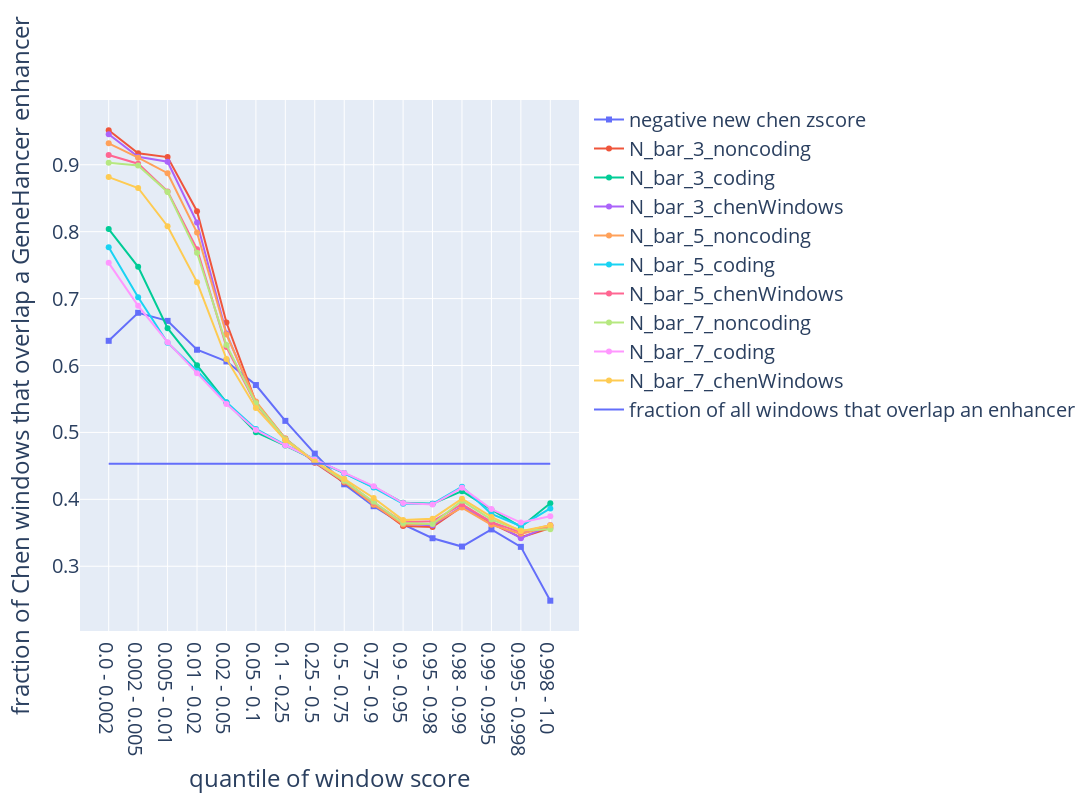

Source (notebook cell):
### Code cell
plot_enhancerFraction_vs_quantile(chen_mchale_zscores_features_coding)

### Figure 1 — Plotly figure (JSON) as saved in the notebook; plotly's stock layout.template omitted (floating-point values rounded to 4 significant figures)
{"data": [{"hovertemplate": "%{text}", "marker": {"symbol": "square"}, "mode": "lines+markers", "name": "negative new chen zscore", "text": ["negative new chen zscore mean: -8.17952157904678<br>negative new chen zscore std: 0.6483161325831029<br>number of windows: 515<br>", "negative new chen zscore mean: -6.878435798697642<br>negative new chen zscore std: 0.2520657150333085<br>number of windows: 772<br>", "negative new chen zscore mean: -6.145919358548195<br>negative new chen zscore std: 0.18626245455061385<br>number of windows: 1287<br>", "negative new chen zscore mean: -5.447062850502007<br>negative new chen zscore std: 0.20624886457571462<br>number of windows: 2574<br>", "negative new chen zscore mean: -4.569428727019669<br>negative new chen zscore std: 0.27558891195339186<br>number of windows: 7722<br>", "negative new chen zscore mean: -3.729791853696774<br>negative new chen zscore std: 0.21972680973064762<br>number of windows: 12870<br>", "negative new chen zscore mean: -2.7587403592188866<br>negative new chen zscore std: 0.31523260627787264<br>number of windows: 38608<br>", "negative new chen zscore mean: -1.681851222350803<br>negative new chen zscore std: 0.32385894814754207<br>number of windows: 64348<br>", "negative new chen zscore mean: -0.5923147944839052<br>negative new chen zscore std: 0.3287316864501504<br>number of windows: 64347<br>", "negative new chen zscore mean: 0.527360309977656<br>negative new chen zscore std: 0.3315674393067713<br>number of windows: 38609<br>", "negative new chen zscore mean: 1.5560545113366875<br>negative new chen zscore std: 0.2354596702646639<br>number of windows: 12869<br>", "negative new chen zscore mean: 2.4911753980743936<br>negative new chen zscore std: 0.3206223587866304<br>number of windows: 7722<br>", "negative new chen zscore mean: 3.5493823036797885<br>negative new chen zscore std: 0.270487134606143<br>number of windows: 2574<br>", "negative new chen zscore mean: 4.536844717396067<br>negative new chen zscore std: 0.28924456739496696<br>number of windows: 1287<br>", "negative new chen zscore mean: 5.707570335062137<br>negative new chen zscore std: 0.4099007915512853<br>number of windows: 772<br>", "negative new chen zscore mean: 7.744461862050895<br>negative new chen zscore std: 0.922058069270032<br>number of windows: 515<br>"], "type": "scatter", "x": ["0.0 - 0.002", "0.002 - 0.005", "0.005 - 0.01", "0.01 - 0.02", "0.02 - 0.05", "0.05 - 0.1", "0.1 - 0.25", "0.25 - 0.5", "0.5 - 0.75", "0.75 - 0.9", "0.9 - 0.95", "0.95 - 0.98", "0.98 - 0.99", "0.99 - 0.995", "0.995 - 0.998", "0.998 - 1.0"], "y": [0.6369, 0.6788, 0.6667, 0.6235, 0.6061, 0.5708, 0.5173, 0.4683, 0.4225, 0.3898, 0.3627, 0.3419, 0.3294, 0.3551, 0.329, 0.2485]}, {"hovertemplate": "%{text}", "marker": {"symbol": "circle"}, "mode": "lines+markers", "name": "N_bar_3_noncoding", "text": ["N_bar_3_noncoding mean: -10.782727211581848<br>N_bar_3_noncoding std: 1.2273773524080802<br>number of windows: 515<br>", "N_bar_3_noncoding mean: -8.664532333002722<br>N_bar_3_noncoding std: 0.4097517920184334<br>number of windows: 772<br>", "N_bar_3_noncoding mean: -7.386471749372955<br>N_bar_3_noncoding std: 0.3329990611168054<br>number of windows: 1287<br>", "N_bar_3_noncoding mean: -6.210658907282423<br>N_bar_3_noncoding std: 0.3289254574555234<br>number of windows: 2574<br>", "N_bar_3_noncoding mean: -4.9424404516493805<br>N_bar_3_noncoding std: 0.3513968762460521<br>number of windows: 7722<br>", "N_bar_3_noncoding mean: -4.020416570382058<br>N_bar_3_noncoding std: 0.2135467587637075<br>number of windows: 12870<br>", "N_bar_3_noncoding mean: -3.116131028487235<br>N_bar_3_noncoding std: 0.28998390137443025<br>number of windows: 38608<br>", "N_bar_3_noncoding mean: -2.0927125844288987<br>N_bar_3_noncoding std: 0.31535759891214776<br>number of windows: 64348<br>", "N_bar_3_noncoding mean: -0.9893267451795148<br>N_bar_3_noncoding std: 0.34876309834900865<br>number of windows: 64347<br>", "N_bar_3_noncoding mean: 0.2647553984688377<br>N_bar_3_noncoding std: 0.3995955236694526<br>number of windows: 38609<br>", "N_bar_3_noncoding mean: 1.5985978395996712<br>N_bar_3_noncoding std: 0.3364374710217224<br>number of windows: 12869<br>", "N_bar_3_noncoding mean: 3.057091309086521<br>N_bar_3_noncoding std: 0.5443643092417353<br>number of windows: 7722<br>", "N_bar_3_noncoding mean: 4.885571836271373<br>N_bar_3_noncoding std: 0.44792628436227827<br>number of windows: 2574<br>", "N_bar_3_noncoding mean: 6.468503470417646<br>N_bar_3_noncoding std: 0.45857828463180583<br>number of windows: 1287<br>", "N_bar_3_noncoding mean: 8.30212176199289<br>N_bar_3_noncoding std: 0.6021942515937238<br>number of windows: 772<br>", "N_bar_3_noncoding mean: 12.09297069851477<br>N_bar_3_noncoding std: 2.947203164280439<br>number of windows: 515<br>"], "type": "scatter", "x": ["0.0 - 0.002", "0.002 - 0.005", "0.005 - 0.01", "0.01 - 0.02", "0.02 - 0.05", "0.05 - 0.1", "0.1 - 0.25", "0.25 - 0.5", "0.5 - 0.75", "0.75 - 0.9", "0.9 - 0.95", "0.95 - 0.98", "0.98 - 0.99", "0.99 - 0.995", "0.995 - 0.998", "0.998 - 1.0"], "y": [0.9515, 0.9171, 0.9114, 0.8306, 0.6642, 0.5449, 0.4908, 0.4547, 0.4251, 0.3922, 0.3602, 0.3587, 0.3889, 0.3636, 0.3433, 0.3573]}, {"hovertemplate": "%{text}", "marker": {"symbol": "circle"}, "mode": "lines+markers", "name": "N_bar_3_coding", "text": ["N_bar_3_coding mean: -6.162495067174468<br>N_bar_3_coding std: 0.9048620364250738<br>number of windows: 515<br>", "N_bar_3_coding mean: -4.697773769183665<br>N_bar_3_coding std: 0.2509437564448095<br>number of windows: 772<br>", "N_bar_3_coding mean: -4.001668100716336<br>N_bar_3_coding std: 0.1734241410500823<br>number of windows: 1287<br>", "N_bar_3_coding mean: -3.435528437605088<br>N_bar_3_coding std: 0.15891127433318744<br>number of windows: 2574<br>", "N_bar_3_coding mean: -2.774034073747666<br>N_bar_3_coding std: 0.20489540518302155<br>number of windows: 7722<br>", "N_bar_3_coding mean: -2.150613811021423<br>N_bar_3_coding std: 0.1634318210307409<br>number of windows: 12870<br>", "N_bar_3_coding mean: -1.3699281571853463<br>N_bar_3_coding std: 0.2708010902617463<br>number of windows: 38608<br>", "N_bar_3_coding mean: -0.37728118111728765<br>N_bar_3_coding std: 0.3131789946390846<br>number of windows: 64348<br>", "N_bar_3_coding mean: 0.7390493342790814<br>N_bar_3_coding std: 0.35744110610091695<br>number of windows: 64347<br>", "N_bar_3_coding mean: 2.0357594821631597<br>N_bar_3_coding std: 0.4159268809217142<br>number of windows: 38609<br>", "N_bar_3_coding mean: 3.4299743004785515<br>N_bar_3_coding std: 0.3549914180314533<br>number of windows: 12869<br>", "N_bar_3_coding mean: 4.980489846581225<br>N_bar_3_coding std: 0.5786469735644165<br>number of windows: 7722<br>", "N_bar_3_coding mean: 6.907329886373012<br>N_bar_3_coding std: 0.47174397056631395<br>number of windows: 2574<br>", "N_bar_3_coding mean: 8.545804206346503<br>N_bar_3_coding std: 0.48138576007018974<br>number of windows: 1287<br>", "N_bar_3_coding mean: 10.446232767979453<br>N_bar_3_coding std: 0.6178461628317233<br>number of windows: 772<br>", "N_bar_3_coding mean: 14.4264215707709<br>N_bar_3_coding std: 3.0420614352868993<br>number of windows: 515<br>"], "type": "scatter", "x": ["0.0 - 0.002", "0.002 - 0.005", "0.005 - 0.01", "0.01 - 0.02", "0.02 - 0.05", "0.05 - 0.1", "0.1 - 0.25", "0.25 - 0.5", "0.5 - 0.75", "0.75 - 0.9", "0.9 - 0.95", "0.95 - 0.98", "0.98 - 0.99", "0.99 - 0.995", "0.995 - 0.998", "0.998 - 1.0"], "y": [0.8039, 0.7474, 0.6558, 0.6002, 0.5448, 0.5004, 0.4803, 0.4589, 0.4393, 0.4185, 0.3948, 0.3933, 0.4122, 0.3846, 0.3588, 0.3942]}, {"hovertemplate": "%{text}", "marker": {"symbol": "circle"}, "mode": "lines+markers", "name": "N_bar_3_chenWindows", "text": ["N_bar_3_chenWindows mean: -10.182444136977315<br>N_bar_3_chenWindows std: 1.1928495294031904<br>number of windows: 515<br>", "N_bar_3_chenWindows mean: -8.13329990331052<br>N_bar_3_chenWindows std: 0.39882581243930854<br>number of windows: 772<br>", "N_bar_3_chenWindows mean: -6.9078257889474255<br>N_bar_3_chenWindows std: 0.31829974129067556<br>number of windows: 1287<br>", "N_bar_3_chenWindows mean: -5.794861679369866<br>N_bar_3_chenWindows std: 0.3078053386381032<br>number of windows: 2574<br>", "N_bar_3_chenWindows mean: -4.611213293627808<br>N_bar_3_chenWindows std: 0.3308047473540526<br>number of windows: 7722<br>", "N_bar_3_chenWindows mean: -3.7296967466116784<br>N_bar_3_chenWindows std: 0.20744272992851076<br>number of windows: 12870<br>", "N_bar_3_chenWindows mean: -2.8357805540095584<br>N_bar_3_chenWindows std: 0.2891628268133995<br>number of windows: 38608<br>", "N_bar_3_chenWindows mean: -1.8115287428640976<br>N_bar_3_chenWindows std: 0.3163310568711153<br>number of windows: 64348<br>", "N_bar_3_chenWindows mean: -0.7023600628079493<br>N_bar_3_chenWindows std: 0.3511361601948875<br>number of windows: 64347<br>", "N_bar_3_chenWindows mean: 0.5609485920847755<br>N_bar_3_chenWindows std: 0.40302806122252677<br>number of windows: 38609<br>", "N_bar_3_chenWindows mean: 1.907054869249215<br>N_bar_3_chenWindows std: 0.34017925231696766<br>number of windows: 12869<br>", "N_bar_3_chenWindows mean: 3.3809628514550023<br>N_bar_3_chenWindows std: 0.5502453438366978<br>number of windows: 7722<br>", "N_bar_3_chenWindows mean: 5.229453183541442<br>N_bar_3_chenWindows std: 0.4525292301809072<br>number of windows: 2574<br>", "N_bar_3_chenWindows mean: 6.824642864063901<br>N_bar_3_chenWindows std: 0.46386858814973314<br>number of windows: 1287<br>", "N_bar_3_chenWindows mean: 8.675217926830431<br>N_bar_3_chenWindows std: 0.6074010102937609<br>number of windows: 772<br>", "N_bar_3_chenWindows mean: 12.502093868727371<br>N_bar_3_chenWindows std: 2.970981998975809<br>number of windows: 515<br>"], "type": "scatter", "x": ["0.0 - 0.002", "0.002 - 0.005", "0.005 - 0.01", "0.01 - 0.02", "0.02 - 0.05", "0.05 - 0.1", "0.1 - 0.25", "0.25 - 0.5", "0.5 - 0.75", "0.75 - 0.9", "0.9 - 0.95", "0.95 - 0.98", "0.98 - 0.99", "0.99 - 0.995", "0.995 - 0.998", "0.998 - 1.0"], "y": [0.9456, 0.9119, 0.9044, 0.8135, 0.6479, 0.5428, 0.4891, 0.4556, 0.4267, 0.3935, 0.3632, 0.3614, 0.3893, 0.3667, 0.342, 0.3612]}, {"hovertemplate": "%{text}", "marker": {"symbol": "circle"}, "mode": "lines+markers", "name": "N_bar_5_noncoding", "text": ["N_bar_5_noncoding mean: -10.158953632063994<br>N_bar_5_noncoding std: 1.1421502164852146<br>number of windows: 515<br>", "N_bar_5_noncoding mean: -8.19309609216851<br>N_bar_5_noncoding std: 0.37858258527298566<br>number of windows: 772<br>", "N_bar_5_noncoding mean: -7.028249921585069<br>N_bar_5_noncoding std: 0.2943463853444045<br>number of windows: 1287<br>", "N_bar_5_noncoding mean: -5.978591182288874<br>N_bar_5_noncoding std: 0.28957588288540936<br>number of windows: 2574<br>", "N_bar_5_noncoding mean: -4.851523461731847<br>N_bar_5_noncoding std: 0.3174827385546115<br>number of windows: 7722<br>", "N_bar_5_noncoding mean: -3.9883616181706336<br>N_bar_5_noncoding std: 0.20572121311755484<br>number of windows: 12870<br>", "N_bar_5_noncoding mean: -3.1012315085859545<br>N_bar_5_noncoding std: 0.28790113272719325<br>number of windows: 38608<br>", "N_bar_5_noncoding mean: -2.0805599339652887<br>N_bar_5_noncoding std: 0.3149989008491287<br>number of windows: 64348<br>", "N_bar_5_noncoding mean: -0.9773088972138744<br>N_bar_5_noncoding std: 0.3493549270605723<br>number of windows: 64347<br>", "N_bar_5_noncoding mean: 0.27845240218662254<br>N_bar_5_noncoding std: 0.4006710411348104<br>number of windows: 38609<br>", "N_bar_5_noncoding mean: 1.6186845480942822<br>N_bar_5_noncoding std: 0.34008484190056315<br>number of windows: 12869<br>", "N_bar_5_noncoding mean: 3.085734743910857<br>N_bar_5_noncoding std: 0.5497186949394041<br>number of windows: 7722<br>", "N_bar_5_noncoding mean: 4.931291175159906<br>N_bar_5_noncoding std: 0.4515741272396945<br>number of windows: 2574<br>", "N_bar_5_noncoding mean: 6.518551529901996<br>N_bar_5_noncoding std: 0.4634188150132037<br>number of windows: 1287<br>", "N_bar_5_noncoding mean: 8.364449963042055<br>N_bar_5_noncoding std: 0.5997815502396247<br>number of windows: 772<br>", "N_bar_5_noncoding mean: 12.179468277179993<br>N_bar_5_noncoding std: 2.961198084594382<br>number of windows: 515<br>"], "type": "scatter", "x": ["0.0 - 0.002", "0.002 - 0.005", "0.005 - 0.01", "0.01 - 0.02", "0.02 - 0.05", "0.05 - 0.1", "0.1 - 0.25", "0.25 - 0.5", "0.5 - 0.75", "0.75 - 0.9", "0.9 - 0.95", "0.95 - 0.98", "0.98 - 0.99", "0.99 - 0.995", "0.995 - 0.998", "0.998 - 1.0"], "y": [0.932, 0.9106, 0.8873, 0.7988, 0.6463, 0.5464, 0.4906, 0.4564, 0.4265, 0.3918, 0.3625, 0.3634, 0.3877, 0.3621, 0.3484, 0.3592]}, {"hovertemplate": "%{text}", "marker": {"symbol": "circle"}, "mode": "lines+markers", "name": "N_bar_5_coding", "text": ["N_bar_5_coding mean: -5.983479714528993<br>N_bar_5_coding std: 0.8537046941336891<br>number of windows: 515<br>", "N_bar_5_coding mean: -4.60332151521448<br>N_bar_5_coding std: 0.23336688001804518<br>number of windows: 772<br>", "N_bar_5_coding mean: -3.9749388525786014<br>N_bar_5_coding std: 0.15524770217387845<br>number of windows: 1287<br>", "N_bar_5_coding mean: -3.4412789672997084<br>N_bar_5_coding std: 0.15390408965152347<br>number of windows: 2574<br>", "N_bar_5_coding mean: -2.798631230929768<br>N_bar_5_coding std: 0.20090233044124936<br>number of windows: 7722<br>", "N_bar_5_coding mean: -2.1812996442072694<br>N_bar_5_coding std: 0.16261645842096464<br>number of windows: 12870<br>", "N_bar_5_coding mean: -1.4026303776484432<br>N_bar_5_coding std: 0.27032142915248786<br>number of windows: 38608<br>", "N_bar_5_coding mean: -0.40684101867511935<br>N_bar_5_coding std: 0.31345597937025743<br>number of windows: 64348<br>", "N_bar_5_coding mean: 0.7130826980047126<br>N_bar_5_coding std: 0.3589890715378258<br>number of windows: 64347<br>", "N_bar_5_coding mean: 2.0153241778522615<br>N_bar_5_coding std: 0.41752353027390965<br>number of windows: 38609<br>", "N_bar_5_coding mean: 3.4162513067390874<br>N_bar_5_coding std: 0.35661844365992407<br>number of windows: 12869<br>", "N_bar_5_coding mean: 4.971796094209052<br>N_bar_5_coding std: 0.5801358650055585<br>number of windows: 7722<br>", "N_bar_5_coding mean: 6.906409560238934<br>N_bar_5_coding std: 0.47098185214165866<br>number of windows: 2574<br>", "N_bar_5_coding mean: 8.54065557939341<br>N_bar_5_coding std: 0.48300981667062864<br>number of windows: 1287<br>", "N_bar_5_coding mean: 10.453570939244027<br>N_bar_5_coding std: 0.6161931660596006<br>number of windows: 772<br>", "N_bar_5_coding mean: 14.434515918446207<br>N_bar_5_coding std: 3.0605120540269355<br>number of windows: 515<br>"], "type": "scatter", "x": ["0.0 - 0.002", "0.002 - 0.005", "0.005 - 0.01", "0.01 - 0.02", "0.02 - 0.05", "0.05 - 0.1", "0.1 - 0.25", "0.25 - 0.5", "0.5 - 0.75", "0.75 - 0.9", "0.9 - 0.95", "0.95 - 0.98", "0.98 - 0.99", "0.99 - 0.995", "0.995 - 0.998", "0.998 - 1.0"], "y": [0.7767, 0.7021, 0.634, 0.5921, 0.5452, 0.5052, 0.4815, 0.4603, 0.4384, 0.4176, 0.3933, 0.3934, 0.4188, 0.3784, 0.3601, 0.3864]}, {"hovertemplate": "%{text}", "marker": {"symbol": "circle"}, "mode": "lines+markers", "name": "N_bar_5_chenWindows", "text": ["N_bar_5_chenWindows mean: -9.415434297239733<br>N_bar_5_chenWindows std: 1.086667968123095<br>number of windows: 515<br>", "N_bar_5_chenWindows mean: -7.539842524582868<br>N_bar_5_chenWindows std: 0.3559135546667344<br>number of windows: 772<br>", "N_bar_5_chenWindows mean: -6.46034524476491<br>N_bar_5_chenWindows std: 0.27215350707662644<br>number of windows: 1287<br>", "N_bar_5_chenWindows mean: -5.509886086874022<br>N_bar_5_chenWindows std: 0.26138158851483456<br>number of windows: 2574<br>", "N_bar_5_chenWindows mean: -4.491423850383707<br>N_bar_5_chenWindows std: 0.2893921487772415<br>number of windows: 7722<br>", "N_bar_5_chenWindows mean: -3.6801140261151515<br>N_bar_5_chenWindows std: 0.198320604193213<br>number of windows: 12870<br>", "N_bar_5_chenWindows mean: -2.8118964947947176<br>N_bar_5_chenWindows std: 0.28589860583027515<br>number of windows: 38608<br>", "N_bar_5_chenWindows mean: -1.7922977169863807<br>N_bar_5_chenWindows std: 0.3152827038733893<br>number of windows: 64348<br>", "N_bar_5_chenWindows mean: -0.6839231552191698<br>N_bar_5_chenWindows std: 0.3519900178710036<br>number of windows: 64347<br>", "N_bar_5_chenWindows mean: 0.5817521013205841<br>N_bar_5_chenWindows std: 0.40425022164322744<br>number of windows: 38609<br>", "N_bar_5_chenWindows mean: 1.9350487417717301<br>N_bar_5_chenWindows std: 0.34422926961411926<br>number of windows: 12869<br>", "N_bar_5_chenWindows mean: 3.4204745132297143<br>N_bar_5_chenWindows std: 0.5562624851934467<br>number of windows: 7722<br>", "N_bar_5_chenWindows mean: 5.285767056873223<br>N_bar_5_chenWindows std: 0.456614482890989<br>number of windows: 2574<br>", "N_bar_5_chenWindows mean: 6.886271942244316<br>N_bar_5_chenWindows std: 0.467650857323251<br>number of windows: 1287<br>", "N_bar_5_chenWindows mean: 8.750732935636718<br>N_bar_5_chenWindows std: 0.6052780778293912<br>number of windows: 772<br>", "N_bar_5_chenWindows mean: 12.604515128818756<br>N_bar_5_chenWindows std: 2.9869553510964004<br>number of windows: 515<br>"], "type": "scatter", "x": ["0.0 - 0.002", "0.002 - 0.005", "0.005 - 0.01", "0.01 - 0.02", "0.02 - 0.05", "0.05 - 0.1", "0.1 - 0.25", "0.25 - 0.5", "0.5 - 0.75", "0.75 - 0.9", "0.9 - 0.95", "0.95 - 0.98", "0.98 - 0.99", "0.99 - 0.995", "0.995 - 0.998", "0.998 - 1.0"], "y": [0.9146, 0.9016, 0.8601, 0.7739, 0.6276, 0.5423, 0.4896, 0.4565, 0.4283, 0.3953, 0.3656, 0.3673, 0.3928, 0.366, 0.351, 0.3612]}, {"hovertemplate": "%{text}", "marker": {"symbol": "circle"}, "mode": "lines+markers", "name": "N_bar_7_noncoding", "text": ["N_bar_7_noncoding mean: -9.42719622657104<br>N_bar_7_noncoding std: 1.0175930702919642<br>number of windows: 515<br>", "N_bar_7_noncoding mean: -7.674793983887003<br>N_bar_7_noncoding std: 0.3346015066914321<br>number of windows: 772<br>", "N_bar_7_noncoding mean: -6.662821281243902<br>N_bar_7_noncoding std: 0.2629978606065316<br>number of windows: 1287<br>", "N_bar_7_noncoding mean: -5.7506604150263145<br>N_bar_7_noncoding std: 0.2562069288323845<br>number of windows: 2574<br>", "N_bar_7_noncoding mean: -4.748964266820189<br>N_bar_7_noncoding std: 0.2854964504365057<br>number of windows: 7722<br>", "N_bar_7_noncoding mean: -3.939682782590856<br>N_bar_7_noncoding std: 0.19824928954234633<br>number of windows: 12870<br>", "N_bar_7_noncoding mean: -3.074564572711923<br>N_bar_7_noncoding std: 0.2840855721621246<br>number of windows: 38608<br>", "N_bar_7_noncoding mean: -2.062826062384957<br>N_bar_7_noncoding std: 0.31277420437878894<br>number of windows: 64348<br>", "N_bar_7_noncoding mean: -0.9652237903724656<br>N_bar_7_noncoding std: 0.3487313658786435<br>number of windows: 64347<br>", "N_bar_7_noncoding mean: 0.28762358081855827<br>N_bar_7_noncoding std: 0.4008336549142379<br>number of windows: 38609<br>", "N_bar_7_noncoding mean: 1.6284676358687689<br>N_bar_7_noncoding std: 0.3404161739952035<br>number of windows: 12869<br>", "N_bar_7_noncoding mean: 3.101616669181953<br>N_bar_7_noncoding std: 0.5528280297365442<br>number of windows: 7722<br>", "N_bar_7_noncoding mean: 4.955926582678483<br>N_bar_7_noncoding std: 0.45519219606498806<br>number of windows: 2574<br>", "N_bar_7_noncoding mean: 6.544547735058691<br>N_bar_7_noncoding std: 0.46303712352826676<br>number of windows: 1287<br>", "N_bar_7_noncoding mean: 8.392945090892873<br>N_bar_7_noncoding std: 0.6033177498823474<br>number of windows: 772<br>", "N_bar_7_noncoding mean: 12.213400898698396<br>N_bar_7_noncoding std: 2.959535197604476<br>number of windows: 515<br>"], "type": "scatter", "x": ["0.0 - 0.002", "0.002 - 0.005", "0.005 - 0.01", "0.01 - 0.02", "0.02 - 0.05", "0.05 - 0.1", "0.1 - 0.25", "0.25 - 0.5", "0.5 - 0.75", "0.75 - 0.9", "0.9 - 0.95", "0.95 - 0.98", "0.98 - 0.99", "0.99 - 0.995", "0.995 - 0.998", "0.998 - 1.0"], "y": [0.9029, 0.899, 0.8594, 0.7685, 0.6308, 0.5434, 0.4899, 0.4567, 0.4276, 0.3963, 0.3645, 0.363, 0.3978, 0.3699, 0.3536, 0.3553]}, {"hovertemplate": "%{text}", "marker": {"symbol": "circle"}, "mode": "lines+markers", "name": "N_bar_7_coding", "text": ["N_bar_7_coding mean: -5.903776912383233<br>N_bar_7_coding std: 0.8298969356953129<br>number of windows: 515<br>", "N_bar_7_coding mean: -4.570982442067003<br>N_bar_7_coding std: 0.2248156747702309<br>number of windows: 772<br>", "N_bar_7_coding mean: -3.962209622441831<br>N_bar_7_coding std: 0.15005140948736195<br>number of windows: 1287<br>", "N_bar_7_coding mean: -3.4445056537211585<br>N_bar_7_coding std: 0.1513042730011702<br>number of windows: 2574<br>", "N_bar_7_coding mean: -2.8071108013779296<br>N_bar_7_coding std: 0.1979283882597836<br>number of windows: 7722<br>", "N_bar_7_coding mean: -2.191223034502634<br>N_bar_7_coding std: 0.16214845451585258<br>number of windows: 12870<br>", "N_bar_7_coding mean: -1.414544709902013<br>N_bar_7_coding std: 0.26900624410145785<br>number of windows: 38608<br>", "N_bar_7_coding mean: -0.42006313110412585<br>N_bar_7_coding std: 0.31266142919100565<br>number of windows: 64348<br>", "N_bar_7_coding mean: 0.6987203801132104<br>N_bar_7_coding std: 0.35847775140470856<br>number of windows: 64347<br>", "N_bar_7_coding mean: 1.9999390001515844<br>N_bar_7_coding std: 0.41800776256483746<br>number of windows: 38609<br>", "N_bar_7_coding mean: 3.4023277307579964<br>N_bar_7_coding std: 0.3556049533539526<br>number of windows: 12869<br>", "N_bar_7_coding mean: 4.959540495707855<br>N_bar_7_coding std: 0.5815637052871544<br>number of windows: 7722<br>", "N_bar_7_coding mean: 6.904363473881487<br>N_bar_7_coding std: 0.4714503383958596<br>number of windows: 2574<br>", "N_bar_7_coding mean: 8.537667011146658<br>N_bar_7_coding std: 0.48484655572508245<br>number of windows: 1287<br>", "N_bar_7_coding mean: 10.454861706633057<br>N_bar_7_coding std: 0.6226140486274693<br>number of windows: 772<br>", "N_bar_7_coding mean: 14.43481511521443<br>N_bar_7_coding std: 3.0592852487771993<br>number of windows: 515<br>"], "type": "scatter", "x": ["0.0 - 0.002", "0.002 - 0.005", "0.005 - 0.01", "0.01 - 0.02", "0.02 - 0.05", "0.05 - 0.1", "0.1 - 0.25", "0.25 - 0.5", "0.5 - 0.75", "0.75 - 0.9", "0.9 - 0.95", "0.95 - 0.98", "0.98 - 0.99", "0.99 - 0.995", "0.995 - 0.998", "0.998 - 1.0"], "y": [0.7534, 0.6891, 0.6348, 0.5886, 0.5423, 0.5037, 0.4808, 0.4597, 0.4392, 0.4196, 0.3945, 0.3923, 0.4172, 0.3854, 0.3653, 0.3748]}, {"hovertemplate": "%{text}", "marker": {"symbol": "circle"}, "mode": "lines+markers", "name": "N_bar_7_chenWindows", "text": ["N_bar_7_chenWindows mean: -8.61415062264191<br>N_bar_7_chenWindows std: 0.9808134827766446<br>number of windows: 515<br>", "N_bar_7_chenWindows mean: -6.957345595745124<br>N_bar_7_chenWindows std: 0.3049683338111825<br>number of windows: 772<br>", "N_bar_7_chenWindows mean: -6.047303033499119<br>N_bar_7_chenWindows std: 0.23691525435869332<br>number of windows: 1287<br>", "N_bar_7_chenWindows mean: -5.247941105171373<br>N_bar_7_chenWindows std: 0.22342331716266237<br>number of windows: 2574<br>", "N_bar_7_chenWindows mean: -4.368131631927884<br>N_bar_7_chenWindows std: 0.25611782554290596<br>number of windows: 7722<br>", "N_bar_7_chenWindows mean: -3.6204146807451703<br>N_bar_7_chenWindows std: 0.18771954989787842<br>number of windows: 12870<br>", "N_bar_7_chenWindows mean: -2.782153117075395<br>N_bar_7_chenWindows std: 0.27976429154661164<br>number of windows: 38608<br>", "N_bar_7_chenWindows mean: -1.77483244427242<br>N_bar_7_chenWindows std: 0.31239563752863314<br>number of windows: 64348<br>", "N_bar_7_chenWindows mean: -0.6738251936788123<br>N_bar_7_chenWindows std: 0.3509223981623283<br>number of windows: 64347<br>", "N_bar_7_chenWindows mean: 0.5896277895094586<br>N_bar_7_chenWindows std: 0.4045116157685408<br>number of windows: 38609<br>", "N_bar_7_chenWindows mean: 1.9431811697175627<br>N_bar_7_chenWindows std: 0.3442445405191559<br>number of windows: 12869<br>", "N_bar_7_chenWindows mean: 3.4378581274357387<br>N_bar_7_chenWindows std: 0.5604095542588294<br>number of windows: 7722<br>", "N_bar_7_chenWindows mean: 5.312399207686807<br>N_bar_7_chenWindows std: 0.4605994528224405<br>number of windows: 2574<br>", "N_bar_7_chenWindows mean: 6.914261884265827<br>N_bar_7_chenWindows std: 0.4700128315739456<br>number of windows: 1287<br>", "N_bar_7_chenWindows mean: 8.781590439467607<br>N_bar_7_chenWindows std: 0.6084845005286244<br>number of windows: 772<br>", "N_bar_7_chenWindows mean: 12.64644452094935<br>N_bar_7_chenWindows std: 2.9822433345313546<br>number of windows: 515<br>"], "type": "scatter", "x": ["0.0 - 0.002", "0.002 - 0.005", "0.005 - 0.01", "0.01 - 0.02", "0.02 - 0.05", "0.05 - 0.1", "0.1 - 0.25", "0.25 - 0.5", "0.5 - 0.75", "0.75 - 0.9", "0.9 - 0.95", "0.95 - 0.98", "0.98 - 0.99", "0.99 - 0.995", "0.995 - 0.998", "0.998 - 1.0"], "y": [0.8816, 0.8653, 0.8081, 0.7246, 0.6098, 0.5365, 0.4882, 0.4566, 0.4305, 0.4021, 0.3689, 0.3711, 0.4009, 0.3737, 0.3523, 0.3612]}, {"mode": "lines", "name": "fraction of all windows that overlap an enhancer", "type": "scatter", "x": ["0.0 - 0.002", "0.002 - 0.005", "0.005 - 0.01", "0.01 - 0.02", "0.02 - 0.05", "0.05 - 0.1", "0.1 - 0.25", "0.25 - 0.5", "0.5 - 0.75", "0.75 - 0.9", "0.9 - 0.95", "0.95 - 0.98", "0.98 - 0.99", "0.99 - 0.995", "0.995 - 0.998", "0.998 - 1.0"], "y": [0.4533, 0.4533, 0.4533, 0.4533, 0.4533, 0.4533, 0.4533, 0.4533, 0.4533, 0.4533, 0.4533, 0.4533, 0.4533, 0.4533, 0.4533, 0.4533]}], "layout": {"font": {"size": 20}, "height": 800, "width": 1600, "xaxis": {"title": {"text": "quantile of window score"}}, "yaxis": {"title": {"text": "fraction of Chen windows that overlap a GeneHancer enhancer"}}}}
